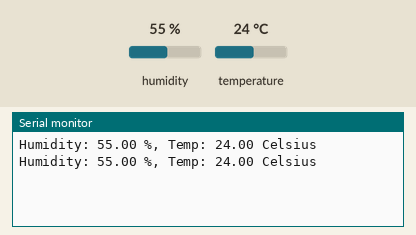
A sketch run on a simulated Arduino Uno, built with avr-gcc and run on an emulated ATmega328P. On the bench: the last lines printed to the serial monitor. The inputs (shaded band) are chosen by the test bench; at power-on: humidity 55 %, temperature 24 °C.

Above: at 2.8 s.
2.9 s: humidity set to 22 %
At 5.2 s:
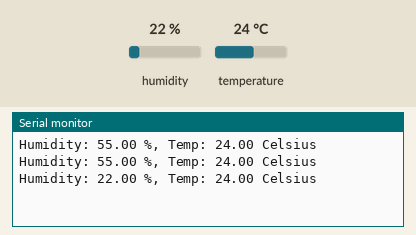
5.6 s: temperature set to 12 °C
At 7.1 s:
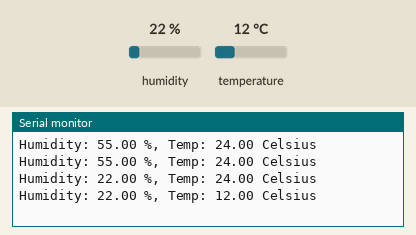
8.3 s: humidity set to 40 %
At 10.7 s:
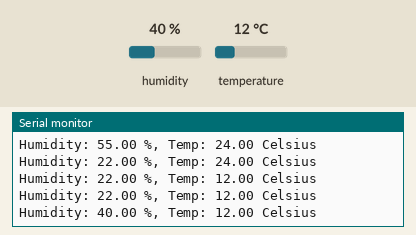
Timing chart, 0 to 12.2 s (numbered marks = the images above; inputs shaded):
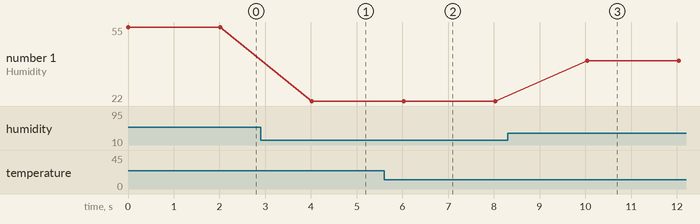

The sketch:

DHT22.ino
```cpp
/*
 Base Code for DHT-22 Sensor
 Tested & Improvised by - Harkrishan Singh (harkrishan@steamlabs.in)
*/

/*
The Circuit:
  * When the grill of the sensor is facing you
  * 1st pin to 5V
  * 2nd pin to digital pin 2
  * 3rd - No Connection
  * 4th pin to GND
*/
#include "dht.h";

//Constants
dht DHT;
const int dhtPin = 2; //Data pin of DHT-22 to Arduino digital pin 2

//Variables
int chk;
float hum;  //Stores humidity value
float temp; //Stores temperature value

void setup()
{
    Serial.begin(9600);
}

void loop()
{
	chk = DHT.read22(dhtPin); //Check data pin and read values
    //Read data and store it to variables hum and temp
    hum = DHT.humidity;
    temp= DHT.temperature;
    //Print temp and humidity values to serial monitor
    Serial.print("Humidity: ");
    Serial.print(hum);
    Serial.print(" %, Temp: ");
    Serial.print(temp);
    Serial.println(" Celsius");
    delay(2000); //Delay 2 sec.
}
```

Measured:
- after the input at 2.9 s, the serial monitor: prints a new line after 1.1 s (image 1)
- after the input at 5.6 s, the serial monitor: prints a new line after 0.42 s (image 2)
- after the input at 8.3 s, the serial monitor: prints a new line after 1.7 s (image 3)
- plotted number 1: 55 → 22 after the input at 2.9 s, 22 → 40 after the input at 8.3 s
